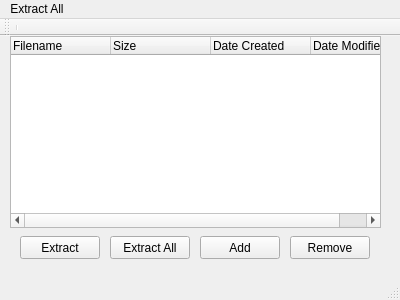
<?xml version="1.0" encoding="UTF-8"?>
<ui version="4.0">
 <class>MainWindow</class>
 <widget class="QMainWindow" name="MainWindow">
  <property name="geometry">
   <rect>
    <x>0</x>
    <y>0</y>
    <width>400</width>
    <height>300</height>
   </rect>
  </property>
  <property name="windowTitle">
   <string>MainWindow</string>
  </property>
  <widget class="QWidget" name="centralWidget">
   <widget class="QLabel" name="label">
    <property name="geometry">
     <rect>
      <x>130</x>
      <y>80</y>
      <width>57</width>
      <height>15</height>
     </rect>
    </property>
    <property name="text">
     <string>TextLabel</string>
    </property>
   </widget>
   <widget class="QTreeWidget" name="treeWidget">
    <property name="geometry">
     <rect>
      <x>10</x>
      <y>0</y>
      <width>371</width>
      <height>192</height>
     </rect>
    </property>
    <column>
     <property name="text">
      <string>Filename</string>
     </property>
    </column>
    <column>
     <property name="text">
      <string>Size</string>
     </property>
    </column>
    <column>
     <property name="text">
      <string>Date Created</string>
     </property>
    </column>
    <column>
     <property name="text">
      <string>Date Modified</string>
     </property>
    </column>
   </widget>
   <widget class="QPushButton" name="extractButton">
    <property name="geometry">
     <rect>
      <x>20</x>
      <y>200</y>
      <width>80</width>
      <height>23</height>
     </rect>
    </property>
    <property name="text">
     <string>Extract</string>
    </property>
   </widget>
   <widget class="QPushButton" name="extractAllButton">
    <property name="geometry">
     <rect>
      <x>110</x>
      <y>200</y>
      <width>80</width>
      <height>23</height>
     </rect>
    </property>
    <property name="text">
     <string>Extract All</string>
    </property>
   </widget>
   <widget class="QPushButton" name="addButon">
    <property name="geometry">
     <rect>
      <x>200</x>
      <y>200</y>
      <width>80</width>
      <height>23</height>
     </rect>
    </property>
    <property name="text">
     <string>Add</string>
    </property>
   </widget>
   <widget class="QPushButton" name="removeButton">
    <property name="geometry">
     <rect>
      <x>290</x>
      <y>200</y>
      <width>80</width>
      <height>23</height>
     </rect>
    </property>
    <property name="text">
     <string>Remove</string>
    </property>
   </widget>
  </widget>
  <widget class="QMenuBar" name="menuBar">
   <property name="geometry">
    <rect>
     <x>0</x>
     <y>0</y>
     <width>400</width>
     <height>20</height>
    </rect>
   </property>
   <widget class="QMenu" name="menuExtract_All">
    <property name="title">
     <string>Extract All</string>
    </property>
   </widget>
   <addaction name="menuExtract_All"/>
  </widget>
  <widget class="QToolBar" name="mainToolBar">
   <attribute name="toolBarArea">
    <enum>TopToolBarArea</enum>
   </attribute>
   <attribute name="toolBarBreak">
    <bool>false</bool>
   </attribute>
   <addaction name="separator"/>
  </widget>
  <widget class="QStatusBar" name="statusBar"/>
 </widget>
 <layoutdefault spacing="6" margin="11"/>
 <resources/>
 <connections/>
</ui>
